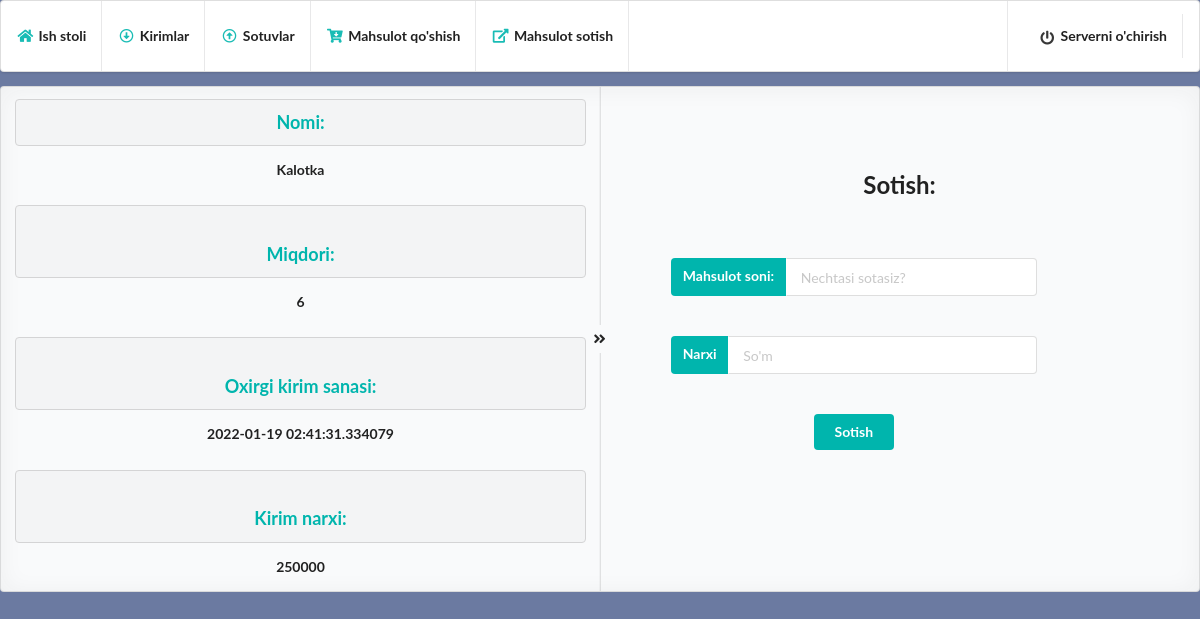
Before: /items/1 with the older database file.
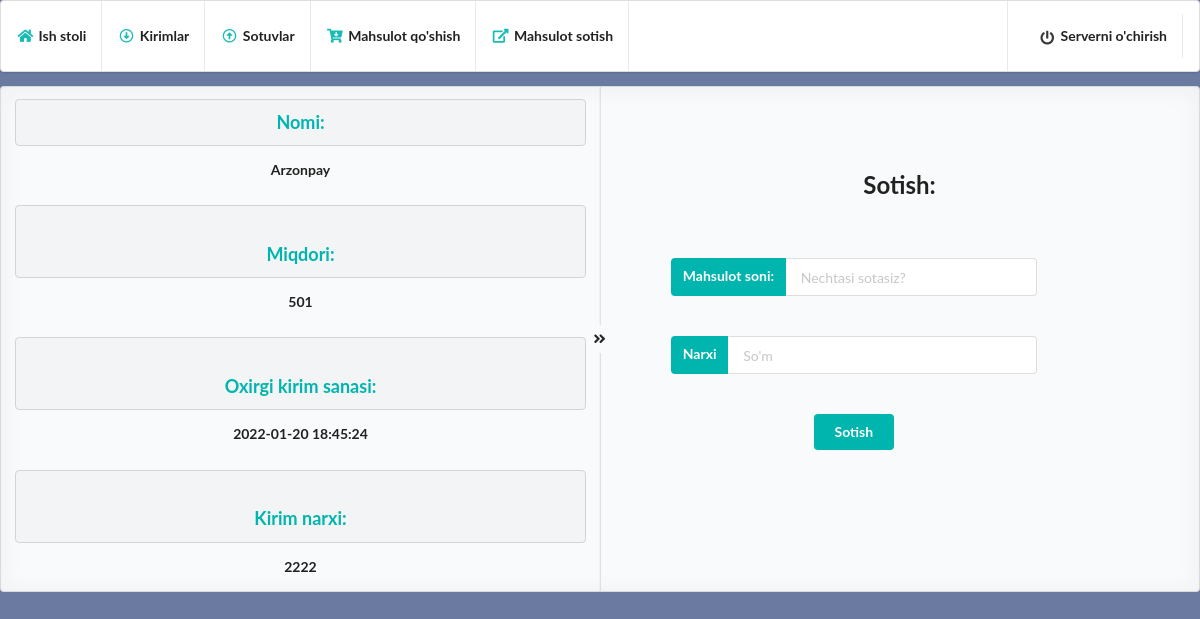
After: the same page with the newer database file.
### modules.py (models this page shows, shortened)
class inheritedClassName(db.Model):
    __abstract__ = True
    def format(self):
        return self.__dict__

@dataclass
class Items(inheritedClassName):
    id: int
    name: String
    count: int
    in_time: DateTime
    in_price: Integer
    __tablename__ = "items"
    id = Column(Integer, primary_key=True)
    name = Column(String, nullable=False)
    count = Column(Integer, default=0)
    in_time = Column(DateTime)
    in_price = Column(Integer)

### main.py (the view, shortened to what this page needs)
@app.route('/items/<int:id>', methods=['GET', 'POST'])
def items_id(id):
    item_query = Items.query.filter(Items.id==id).first()
    item = item_query.format()
    return render_template('saling.html', item=item)

### templates/saling.html (shortened to what this page needs)
<!DOCTYPE html>
<html lang="en">
<head>
    <link rel="stylesheet" href="{{ url_for('static', filename='semantic-ui/semantic.min.css') }}">
</head>
<body style="background-color: #6B7AA1;">
  <div class="ui pointing menu teal">
    <a href="/dashboard" class="item">
        <i class="home icon teal"></i>
        <b>Ish stoli</b>
    </a>
    <a href="/imports/1" class="item">
        <i class="arrow alternate circle down outline icon teal"></i>
        <b>Kirimlar</b>
    </a>
    <a href="/sales/1" class="item">
        <i class="arrow alternate circle up outline icon teal"></i>
        <b>Sotuvlar</b>
    </a>
    <a href="/add_item" class="item">
        <i class="cart arrow down icon teal"></i>
        <b>Mahsulot qo'shish</b>
    </a>
    <a href="/items" class="item">
        <i class="external alternate icon teal"></i>
        <b>Mahsulot sotish</b>
    </a>
    <div class="right menu">
      <div class="item">
          <a href="/stop" class="item">
              <i class="power off icon"></i>
              <b>Serverni o'chirish</b>
          </a>
      </div>
  </div>
  </div>
        <div class="ui placeholder segment">
          <div class="ui two column stackable center aligned grid">
            <div class="ui vertical divider"><i class="angle double right icon"></i></div>
            <div class="middle aligned row">
              <div class="column">
                <h3 class="ui header block teal">Nomi:</h3>
                <b>{{ item.name }}</b>
                <h3 class="ui header block teal">Miqdori:</h3>
                <b>{{ item.count }}</b>
                <h3 class="ui header block teal">Oxirgi kirim sanasi:</h3>
                <b>{{ item.in_time }}</b>
                <h3 class="ui header block teal">Kirim narxi:</h3>
                <b>{{ item.in_price }}</b>
              </div>
              <div class="column">
                  <h2 class="header">Sotish:</h2>
                  <form action="{{ '/items/%s'%item.id|urlencode }}" method="post" style="margin: 10%;">
                    <div style="display: flex; flex-direction: column; width: 80%;" class="container">
                      <div class="ui labeled input">
                        <label class="ui label teal">Mahsulot soni:</label>
                        <input type="number" name="count" placeholder="Nechtasi sotasiz?" min="1" max="{{ '%s'%item.count|urlencode }}" oninvalid="this.setCustomValidity('Buncha mahsulot omborda yo`q')" oninput="this.setCustomValidity('')">
                      </div>
                      <br>
                      <br>
                      <div class="ui labeled input">
                        <label for="amount" class="ui label teal">Narxi</label>
                        <input type="number" placeholder="So'm" name="out_price">
                      </div>
                      <br>
                      <br>
                        <button class="ui blue submit button teal" type="submit">Sotish</button>
                    </div>
                   </form>
              </div>
            </div>
          </div>
</div>
</body>
</html>

Changed rows visible on the page:
changed Items: name "Kalotka" → "Arzonpay"; count (not shown) → "501"; in_price "250000" → "2222"
Other visible differences:
{{ item.in_time }}: "2022-01-19 02:41:31.334079" → "2022-01-20 18:45:24"
{{ item.count }}: "6" → (not shown)
